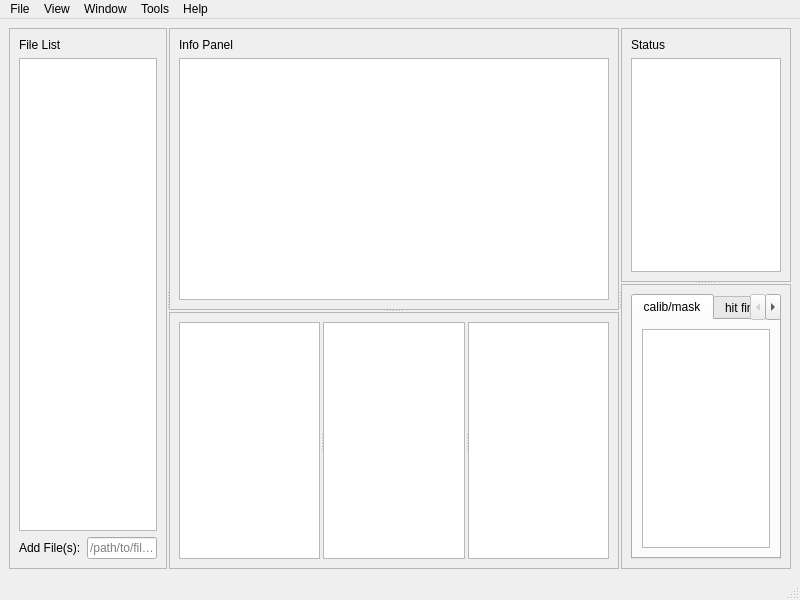
<?xml version="1.0" encoding="UTF-8"?>
<ui version="4.0">
 <class>MainWindow</class>
 <widget class="QMainWindow" name="MainWindow">
  <property name="geometry">
   <rect>
    <x>0</x>
    <y>0</y>
    <width>800</width>
    <height>600</height>
   </rect>
  </property>
  <property name="acceptDrops">
   <bool>true</bool>
  </property>
  <property name="windowTitle">
   <string>MainWindow</string>
  </property>
  <widget class="QWidget" name="centralwidget">
   <layout class="QHBoxLayout" name="horizontalLayout">
    <item>
     <widget class="QSplitter" name="splitter_3">
      <property name="orientation">
       <enum>Qt::Horizontal</enum>
      </property>
      <property name="handleWidth">
       <number>2</number>
      </property>
      <widget class="QFrame" name="fileListFrame">
       <property name="frameShape">
        <enum>QFrame::StyledPanel</enum>
       </property>
       <property name="frameShadow">
        <enum>QFrame::Raised</enum>
       </property>
       <layout class="QVBoxLayout" name="verticalLayout_5">
        <item>
         <widget class="QLabel" name="label">
          <property name="text">
           <string>File List</string>
          </property>
         </widget>
        </item>
        <item>
         <widget class="QListWidget" name="fileList">
          <property name="contextMenuPolicy">
           <enum>Qt::CustomContextMenu</enum>
          </property>
          <property name="acceptDrops">
           <bool>true</bool>
          </property>
          <property name="dragDropMode">
           <enum>QAbstractItemView::DragDrop</enum>
          </property>
          <property name="defaultDropAction">
           <enum>Qt::IgnoreAction</enum>
          </property>
          <property name="selectionMode">
           <enum>QAbstractItemView::ExtendedSelection</enum>
          </property>
         </widget>
        </item>
        <item>
         <layout class="QGridLayout" name="gridLayout">
          <item row="0" column="0">
           <widget class="QLabel" name="label_6">
            <property name="text">
             <string>Add File(s):</string>
            </property>
           </widget>
          </item>
          <item row="0" column="1">
           <widget class="QLineEdit" name="addFileLine">
            <property name="placeholderText">
             <string>/path/to/files</string>
            </property>
           </widget>
          </item>
         </layout>
        </item>
       </layout>
      </widget>
      <widget class="QSplitter" name="splitter">
       <property name="orientation">
        <enum>Qt::Vertical</enum>
       </property>
       <property name="handleWidth">
        <number>2</number>
       </property>
       <widget class="QFrame" name="frame_2">
        <property name="frameShape">
         <enum>QFrame::StyledPanel</enum>
        </property>
        <property name="frameShadow">
         <enum>QFrame::Raised</enum>
        </property>
        <layout class="QVBoxLayout" name="verticalLayout">
         <item>
          <widget class="QLabel" name="label_2">
           <property name="text">
            <string>Info Panel</string>
           </property>
          </widget>
         </item>
         <item>
          <widget class="QPlainTextEdit" name="infoPanel">
           <property name="font">
            <font>
             <family>Monaco</family>
            </font>
           </property>
           <property name="acceptDrops">
            <bool>false</bool>
           </property>
          </widget>
         </item>
        </layout>
       </widget>
       <widget class="QFrame" name="frame_3">
        <property name="frameShape">
         <enum>QFrame::StyledPanel</enum>
        </property>
        <property name="frameShadow">
         <enum>QFrame::Raised</enum>
        </property>
        <layout class="QHBoxLayout" name="horizontalLayout_2">
         <item>
          <widget class="QSplitter" name="splitter_4">
           <property name="orientation">
            <enum>Qt::Horizontal</enum>
           </property>
           <property name="handleWidth">
            <number>3</number>
           </property>
           <widget class="ImageView" name="rawView"/>
           <widget class="ImageView" name="maskView"/>
           <widget class="ImageView" name="debugView"/>
          </widget>
         </item>
        </layout>
       </widget>
      </widget>
      <widget class="QSplitter" name="splitter_2">
       <property name="orientation">
        <enum>Qt::Vertical</enum>
       </property>
       <property name="handleWidth">
        <number>2</number>
       </property>
       <widget class="QFrame" name="frame_4">
        <property name="frameShape">
         <enum>QFrame::StyledPanel</enum>
        </property>
        <property name="frameShadow">
         <enum>QFrame::Raised</enum>
        </property>
        <layout class="QVBoxLayout" name="verticalLayout_3">
         <item>
          <widget class="QLabel" name="label_4">
           <property name="text">
            <string>Status</string>
           </property>
          </widget>
         </item>
         <item>
          <widget class="ParameterTree" name="statusTree">
           <property name="editTriggers">
            <set>QAbstractItemView::NoEditTriggers</set>
           </property>
           <property name="showDropIndicator" stdset="0">
            <bool>false</bool>
           </property>
           <property name="rootIsDecorated">
            <bool>false</bool>
           </property>
           <property name="itemsExpandable">
            <bool>false</bool>
           </property>
           <property name="headerHidden">
            <bool>true</bool>
           </property>
           <column>
            <property name="text">
             <string notr="true">1</string>
            </property>
           </column>
          </widget>
         </item>
        </layout>
       </widget>
       <widget class="QFrame" name="frame_5">
        <property name="frameShape">
         <enum>QFrame::StyledPanel</enum>
        </property>
        <property name="frameShadow">
         <enum>QFrame::Raised</enum>
        </property>
        <layout class="QVBoxLayout" name="verticalLayout_4">
         <item>
          <widget class="QTabWidget" name="tabWidget">
           <property name="currentIndex">
            <number>0</number>
           </property>
           <widget class="QWidget" name="tab">
            <attribute name="title">
             <string>calib/mask</string>
            </attribute>
            <layout class="QVBoxLayout" name="verticalLayout_2">
             <item>
              <widget class="ParameterTree" name="calibTree">
               <property name="rootIsDecorated">
                <bool>false</bool>
               </property>
               <property name="headerHidden">
                <bool>true</bool>
               </property>
               <column>
                <property name="text">
                 <string notr="true">1</string>
                </property>
               </column>
              </widget>
             </item>
            </layout>
           </widget>
           <widget class="QWidget" name="tab_2">
            <attribute name="title">
             <string>hit finder</string>
            </attribute>
            <layout class="QVBoxLayout" name="verticalLayout_6">
             <item>
              <widget class="ParameterTree" name="hitFinderTree">
               <property name="rootIsDecorated">
                <bool>false</bool>
               </property>
               <property name="headerHidden">
                <bool>true</bool>
               </property>
               <column>
                <property name="text">
                 <string notr="true">1</string>
                </property>
               </column>
              </widget>
             </item>
            </layout>
           </widget>
          </widget>
         </item>
        </layout>
       </widget>
      </widget>
     </widget>
    </item>
   </layout>
  </widget>
  <widget class="QMenuBar" name="menubar">
   <property name="geometry">
    <rect>
     <x>0</x>
     <y>0</y>
     <width>800</width>
     <height>22</height>
    </rect>
   </property>
   <widget class="QMenu" name="menuFile">
    <property name="title">
     <string>File</string>
    </property>
    <addaction name="actionOpen_File"/>
    <addaction name="separator"/>
    <addaction name="actionLoad_Hit_Finding_Conf"/>
    <addaction name="separator"/>
    <addaction name="actionSave_Hit_Finding_Conf"/>
    <addaction name="actionSave_Mask"/>
    <addaction name="separator"/>
    <addaction name="actionSettings"/>
    <addaction name="separator"/>
   </widget>
   <widget class="QMenu" name="menuView">
    <property name="title">
     <string>View</string>
    </property>
    <addaction name="actionShow_Calib_Mask_View"/>
    <addaction name="actionShow_Debug_View"/>
    <addaction name="actionHide_File_List"/>
   </widget>
   <widget class="QMenu" name="menuWindow">
    <property name="title">
     <string>Window</string>
    </property>
    <addaction name="actionShow_Inspector"/>
    <addaction name="actionPeak_Table"/>
    <addaction name="separator"/>
    <addaction name="actionPowder_Fit"/>
    <addaction name="separator"/>
    <addaction name="actionJob_Table"/>
    <addaction name="separator"/>
    <addaction name="actionHit_Table"/>
   </widget>
   <widget class="QMenu" name="menuTools">
    <property name="title">
     <string>Tools</string>
    </property>
    <addaction name="actionXFEL_Calculator"/>
   </widget>
   <widget class="QMenu" name="menuHelp">
    <property name="title">
     <string>Help</string>
    </property>
    <addaction name="actionAbout_SFX_Suite"/>
    <addaction name="actionDocumentation"/>
   </widget>
   <addaction name="menuFile"/>
   <addaction name="menuView"/>
   <addaction name="menuWindow"/>
   <addaction name="menuTools"/>
   <addaction name="menuHelp"/>
  </widget>
  <widget class="QStatusBar" name="statusbar"/>
  <action name="actionLoad_Hit_Finding_Conf">
   <property name="text">
    <string>Load Hit Finding Conf</string>
   </property>
  </action>
  <action name="actionSave_Hit_Finding_Conf">
   <property name="text">
    <string>Save Hit Finding Conf</string>
   </property>
  </action>
  <action name="actionOpen_File">
   <property name="text">
    <string>Open File...</string>
   </property>
  </action>
  <action name="actionShow_Calib_Mask_View">
   <property name="text">
    <string>Show Calib/Mask View</string>
   </property>
  </action>
  <action name="actionHide_File_List">
   <property name="text">
    <string>Hide File List</string>
   </property>
  </action>
  <action name="actionShow_Inspector">
   <property name="text">
    <string>Pixel Inspector</string>
   </property>
  </action>
  <action name="actionPeak_Table">
   <property name="text">
    <string>Peak Table</string>
   </property>
  </action>
  <action name="actionJob_Table">
   <property name="text">
    <string>Job Table</string>
   </property>
  </action>
  <action name="actionPowder_Fit">
   <property name="text">
    <string>Powder Fit</string>
   </property>
  </action>
  <action name="actionHit_Table">
   <property name="text">
    <string>Hit Table</string>
   </property>
  </action>
  <action name="actionXFEL_Calculator">
   <property name="text">
    <string>XFEL Calculator</string>
   </property>
  </action>
  <action name="actionDocumentation">
   <property name="text">
    <string>Documentation</string>
   </property>
  </action>
  <action name="actionSave_Mask">
   <property name="text">
    <string>Save Mask</string>
   </property>
  </action>
  <action name="actionShow_Debug_View">
   <property name="text">
    <string>Show Debug View</string>
   </property>
  </action>
  <action name="actionSettings">
   <property name="text">
    <string>Settings</string>
   </property>
  </action>
  <action name="actionAbout_SFX_Suite">
   <property name="text">
    <string>About SFX Suite</string>
   </property>
  </action>
 </widget>
 <customwidgets>
  <customwidget>
   <class>ImageView</class>
   <extends>QGraphicsView</extends>
   <header>pyqtgraph</header>
  </customwidget>
  <customwidget>
   <class>ParameterTree</class>
   <extends>QTreeWidget</extends>
   <header>pyqtgraph.parametertree</header>
  </customwidget>
 </customwidgets>
 <resources/>
 <connections/>
</ui>
